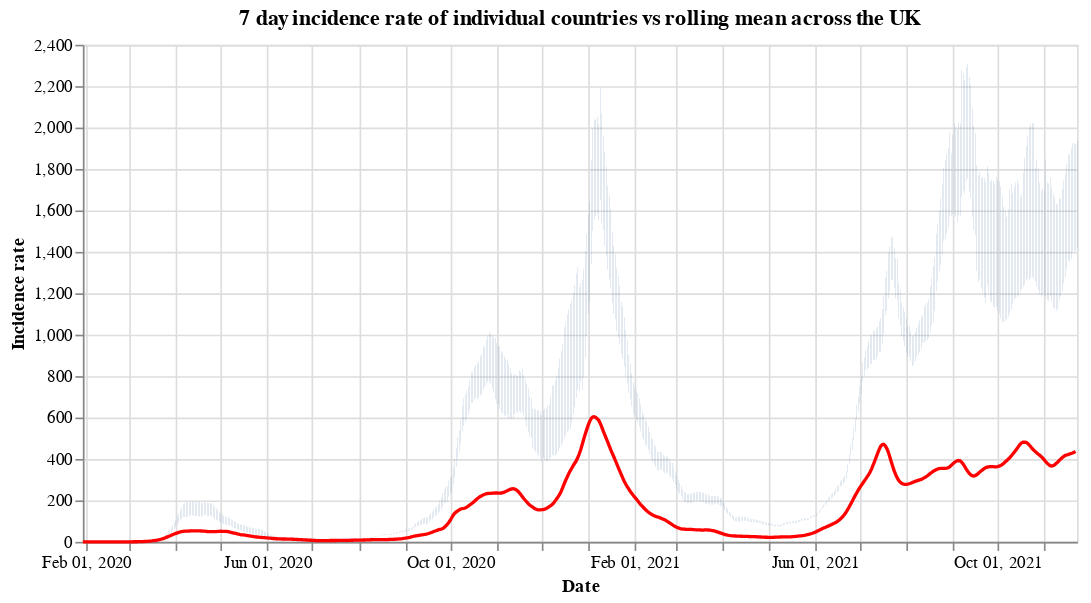

The code cell stored with this chart in its notebook:
### Code cell
#collapse
countries = uk_cases['areaName'].unique()
countries.sort()

selection = alt.selection_single(
    name='Select',
    fields=['areaName'],
    init={'areaName': 'Wales'},
    bind={'areaName': alt.binding_select(options=countries)}
)

# scatter plot, modify opacity based on selection
bars = alt.Chart(uk_cases).mark_bar().add_selection(
    selection
).encode(
    x=alt.X("yearmonthdate(date):T", axis=alt.Axis(title='Date')),
    y=alt.Y("weeklyCasesRate:Q", axis=alt.Axis(title='Incidence rate')),
    tooltip='weeklyCasesRate:Q',
    opacity=alt.condition(selection, alt.value(1), alt.value(0))
).properties(title=f'7 day incidence rate of individual countries vs rolling mean across the UK', width=600)

line = alt.Chart(overview_cases).mark_line(
    color='red',
    size=2,
).transform_window(
    rolling_mean='mean(weeklyCasesRate)',
    frame=[0, 7]
).encode(
    x='yearmonthdate(date):T',
    y='rolling_mean:Q'
)

alt.layer(bars, line)

### Figure 1 — Vega-Lite specification as saved in the notebook (floating-point values rounded to 4 significant figures; data arrays with more than 128 entries replaced by an {"elided": "..."} marker saying what was removed)
{"config": {"view": {"continuousWidth": 400, "continuousHeight": 300}}, "layer": [{"data": {"name": "data-e5aa1335052fbcf88b23e73997c060c7"}, "mark": "bar", "encoding": {"opacity": {"condition": {"value": 1, "selection": "Select"}, "value": 0}, "tooltip": {"type": "quantitative", "field": "weeklyCasesRate"}, "x": {"type": "temporal", "axis": {"title": "Date"}, "field": "date", "timeUnit": "yearmonthdate"}, "y": {"type": "quantitative", "axis": {"title": "Incidence rate"}, "field": "weeklyCasesRate"}}, "selection": {"Select": {"type": "single", "fields": ["areaName"], "init": {"areaName": "Wales"}, "bind": {"areaName": {"input": "select", "options": ["England", "Northern Ireland", "Scotland", "Wales"]}}}}, "title": "7 day incidence rate of individual countries vs rolling mean across the UK", "width": 600}, {"data": {"name": "data-d93882b770f4e4f462b6d698281e3e70"}, "mark": {"type": "line", "color": "red", "size": 2}, "encoding": {"x": {"type": "temporal", "field": "date", "timeUnit": "yearmonthdate"}, "y": {"type": "quantitative", "field": "rolling_mean"}}, "transform": [{"window": [{"op": "mean", "field": "weeklyCasesRate", "as": "rolling_mean"}], "frame": [0, 7]}]}], "$schema": "https://vega.github.io/schema/vega-lite/v4.8.1.json", "datasets": {"data-e5aa1335052fbcf88b23e73997c060c7": {"elided": "2560 records"}, "data-d93882b770f4e4f462b6d698281e3e70": {"elided": "663 records"}}}
